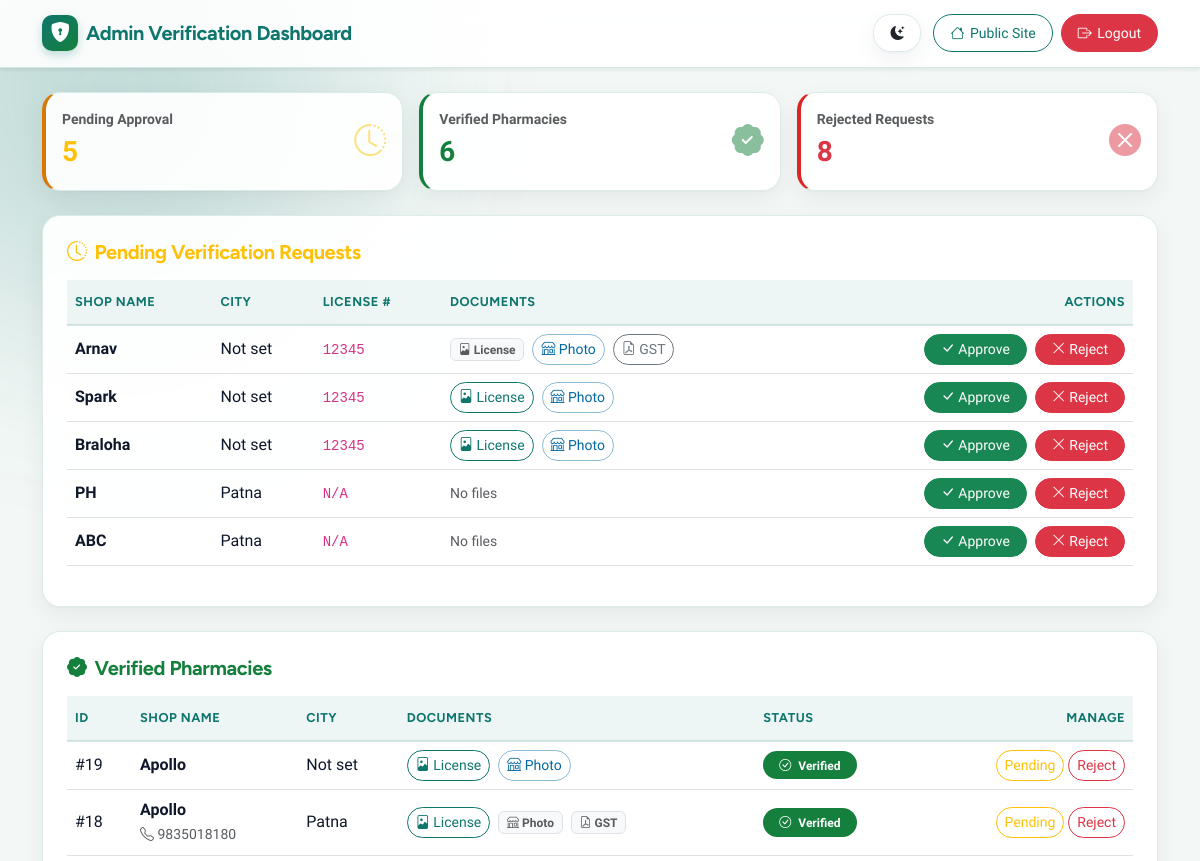
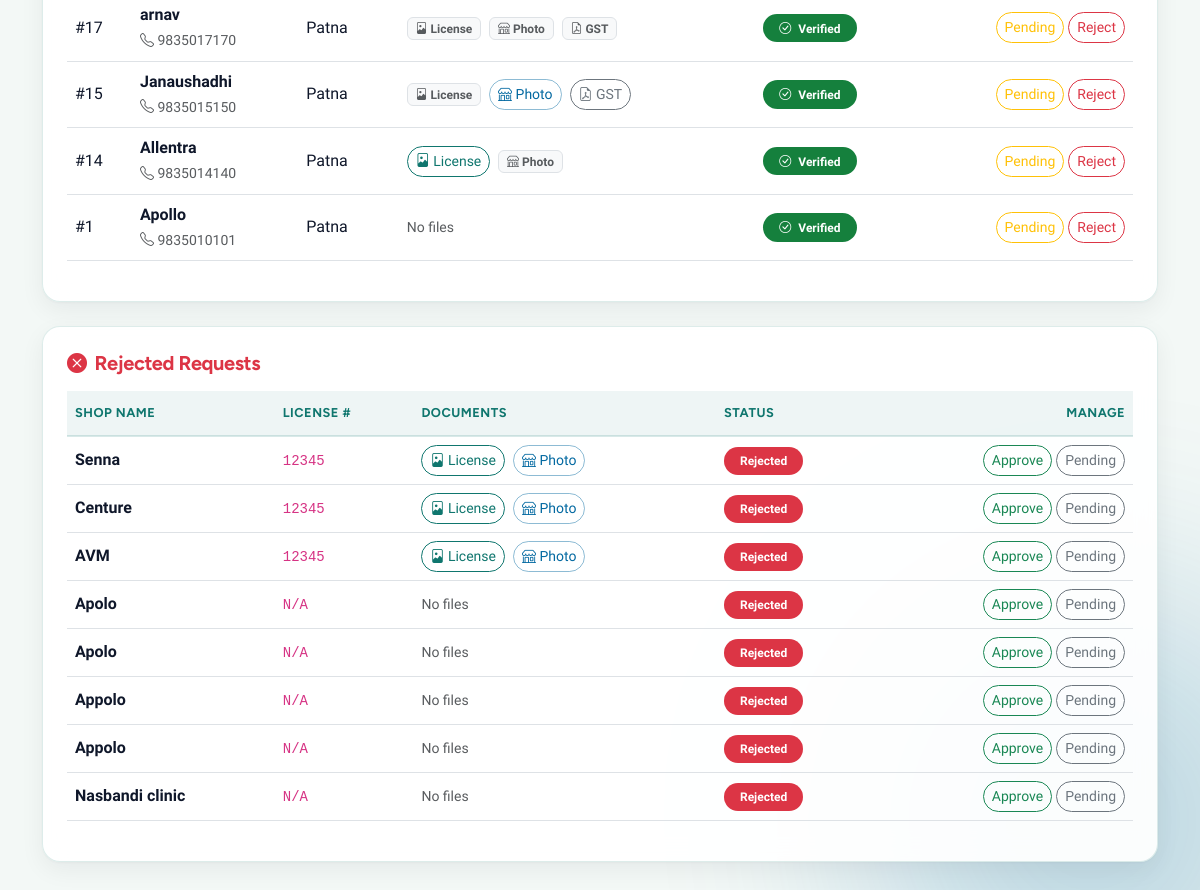
The app's page /admin/dashboard (signed in) with its own data (2 pictures, top to bottom).
### tables this page shows
CREATE TABLE shops 
                        (id INTEGER PRIMARY KEY, name TEXT, city TEXT, password TEXT, lat REAL, lng REAL, status TEXT DEFAULT 'Pending', license_number TEXT, license_image TEXT, gst_certificate TEXT, shop_photo TEXT, phone TEXT DEFAULT '', opening_hours TEXT DEFAULT '', address TEXT DEFAULT '', created_at TEXT);

### app.py (the view)
@app.route("/admin/dashboard")
def admin_dashboard():
    if not session.get("admin"):
        return redirect("/admin")
    db = get_db()
    pending = db.execute("SELECT * FROM shops WHERE status = 'Pending' ORDER BY id DESC").fetchall()
    verified = db.execute("SELECT * FROM shops WHERE status = 'Verified' ORDER BY id DESC").fetchall()
    rejected = db.execute("SELECT * FROM shops WHERE status = 'Rejected' ORDER BY id DESC").fetchall()
    upload_dir = app.config["UPLOAD_FOLDER"]
    existing_uploads = set(os.listdir(upload_dir)) if os.path.isdir(upload_dir) else set()
    return render_template(
        "admin_dashboard.html",
        pending=pending,
        verified=verified,
        rejected=rejected,
        existing_uploads=existing_uploads,
    )

### app.py (called while the page is built, shortened)
def get_active_postgres_url():
    if app.config.get("TESTING") and not app.config.get("POSTGRES_URL"):
        return None
    url = (
        app.config.get("POSTGRES_URL")
        or os.environ.get("SUPABASE_DB_URL")
        or os.environ.get("MEDIFINDER_POSTGRES_URL")
        or os.environ.get("DATABASE_URL")
        or ""
    ).strip()
    if url.startswith("postgres://"):
        url = "postgresql://" + url[len("postgres://"):]
    return url if url.startswith("postgresql://") else None

def _connect_sqlite(db_path):
    conn = sqlite3.connect(db_path)
    conn.row_factory = sqlite3.Row
    conn.execute("PRAGMA foreign_keys = ON;")
    return conn

def get_db():
    pg_url = get_active_postgres_url()
    db_path = app.config.get("DATABASE") or DEFAULT_DB_PATH
    if has_app_context():
        conn = getattr(g, "_database", None)
        if conn is None or getattr(g, "_database_path", None) != db_path:
            if conn is not None:
                conn.close()
            conn = _connect_sqlite(db_path)
            if db_path not in _initialized_dbs:
                ensure_schema(conn)
                _initialized_dbs.add(db_path)
            g._database = conn
            g._database_path = db_path
        return conn
    conn = _connect_sqlite(db_path)
    if db_path not in _initialized_dbs:
        ensure_schema(conn)
        _initialized_dbs.add(db_path)
    return conn

@app.teardown_appcontext
def close_db_connection(_exception):
    conn = getattr(g, "_database", None)
    if conn is not None:
        conn.close()
        g._database = None

def get_csrf_token():
    token = session.get("_csrf_token")
    if not token:
        token = secrets.token_hex(16)
        session["_csrf_token"] = token
    return token

@app.before_request
def enforce_request_integrity():
    if request.method not in ("POST", "PUT", "PATCH", "DELETE"):
        return None

@app.after_request
def apply_iframe_and_freshness_headers(response):
    if request.is_secure or request.headers.get("X-Forwarded-Proto", "").startswith("https"):
        cookies = response.headers.getlist("Set-Cookie")
    if (
        request.path.startswith("/api/")
        or request.path.startswith("/static/js/")
        or request.path.startswith("/static/css/")
        or response.mimetype == "text/html"
    ):
        response.headers["Cache-Control"] = "no-store, no-cache, must-revalidate, max-age=0"
    return response

### templates/admin_dashboard.html (shortened to what this page needs)
<!DOCTYPE html>
<html lang="en">
<head>
    <link rel="stylesheet" href="https://cdn.jsdelivr.net/npm/bootstrap@5.3.0/dist/css/bootstrap.min.css">
    <link rel="stylesheet" href="https://cdn.jsdelivr.net/npm/bootstrap-icons@1.10.5/font/bootstrap-icons.css">
    <link rel="stylesheet" href="/static/css/style.css?v=20261123-14">
</head>
<body class="ambient-bg pb-5">
<nav class="navbar navbar-expand-lg glass-nav sticky-top mb-4 shadow-sm">
    <div class="container">
        <span class="navbar-brand fw-bold text-primary d-inline-flex align-items-center gap-2">
            <span class="brand-mark-badge" aria-hidden="true"><i class="bi bi-shield-lock-fill"></i></span>
            <span>Admin Verification Dashboard</span>
        </span>
        <div class="d-flex flex-wrap align-items-center gap-2">
            <button type="button" class="btn btn-sm glass-card nav-action-btn px-3 rounded-pill me-1" onclick="toggleTheme()" title="Toggle Theme" aria-label="Toggle color theme">
                <i id="theme-toggle-icon" class="bi bi-moon-stars-fill text-dark" aria-hidden="true"></i>
            </button>
            <a href="/" class="btn btn-outline-primary btn-sm nav-action-btn rounded-pill px-3"><i class="bi bi-house" aria-hidden="true"></i> <span>Public Site</span></a>
            <a href="/admin/logout" class="btn btn-danger btn-sm nav-action-btn rounded-pill px-3"><i class="bi bi-box-arrow-right" aria-hidden="true"></i> <span>Logout</span></a>
        </div>
    </div>
</nav>
<div class="container">
    <div class="row g-3 mb-4">
        <div class="col-md-4">
            <div class="card glass-card kpi-stat-card kpi-warning p-3">
                <div class="d-flex justify-content-between align-items-center">
                    <div>
                        <small class="text-muted fw-semibold d-block">Pending Approval</small>
                        <div class="fs-3 fw-bold text-warning tabular-nums">{{ pending|length }}</div>
                    </div>
                    <i class="bi bi-clock-history fs-2 text-warning opacity-50" aria-hidden="true"></i>
                </div>
            </div>
        </div>
        <div class="col-md-4">
            <div class="card glass-card kpi-stat-card kpi-success p-3">
                <div class="d-flex justify-content-between align-items-center">
                    <div>
                        <small class="text-muted fw-semibold d-block">Verified Pharmacies</small>
                        <div class="fs-3 fw-bold text-success tabular-nums">{{ verified|length }}</div>
                    </div>
                    <i class="bi bi-patch-check-fill fs-2 text-success opacity-50" aria-hidden="true"></i>
                </div>
            </div>
        </div>
        <div class="col-md-4">
            <div class="card glass-card kpi-stat-card kpi-danger p-3">
                <div class="d-flex justify-content-between align-items-center">
                    <div>
                        <small class="text-muted fw-semibold d-block">Rejected Requests</small>
                        <div class="fs-3 fw-bold text-danger tabular-nums">{{ rejected|length }}</div>
                    </div>
                    <i class="bi bi-x-circle-fill fs-2 text-danger opacity-50" aria-hidden="true"></i>
                </div>
            </div>
        </div>
    </div>
    {% macro render_docs(shop) -%}
        {% if shop.license_image %}
            {% if existing_uploads is defined and shop.license_image in existing_uploads %}
                <a href="/uploads/{{ shop.license_image }}" target="_blank" class="btn btn-sm btn-outline-primary rounded-pill me-1"><i class="bi bi-file-image"></i> License</a>
            {% else %}
                <span class="badge bg-light text-muted border me-1" title="Legacy file not on disk"><i class="bi bi-file-image"></i> License</span>
            {% endif %}
        {% endif %}
        {% if shop.shop_photo %}
            {% if existing_uploads is defined and shop.shop_photo in existing_uploads %}
                <a href="/uploads/{{ shop.shop_photo }}" target="_blank" class="btn btn-sm btn-outline-info rounded-pill me-1"><i class="bi bi-shop"></i> Photo</a>
            {% else %}
                <span class="badge bg-light text-muted border me-1" title="Legacy file not on disk"><i class="bi bi-shop"></i> Photo</span>
            {% endif %}
        {% endif %}
        {% if shop.gst_certificate %}
            {% if existing_uploads is defined and shop.gst_certificate in existing_uploads %}
                <a href="/uploads/{{ shop.gst_certificate }}" target="_blank" class="btn btn-sm btn-outline-secondary rounded-pill"><i class="bi bi-file-earmark-pdf"></i> GST</a>
            {% else %}
                <span class="badge bg-light text-muted border" title="Legacy file not on disk"><i class="bi bi-file-earmark-pdf"></i> GST</span>
            {% endif %}
        {% endif %}
        {% if not shop.license_image and not shop.shop_photo and not shop.gst_certificate %}
            <small class="text-muted">No files</small>
        {% endif %}
    {%- endmacro %}
    <div class="card glass-card p-4 mb-4">
        <h5 class="fw-bold text-warning mb-3"><i class="bi bi-clock-history me-2"></i>Pending Verification Requests</h5>
        <div class="table-responsive">
            <table class="table table-glass align-middle">
                <thead>
                    <tr>
                        <th>Shop Name</th>
                        <th>City</th>
                        <th>License #</th>
                        <th>Documents</th>
                        <th class="text-end">Actions</th>
                    </tr>
                </thead>
                <tbody>
                    {% for shop in pending %}
                    <tr>
                        <td>
                            <div class="fw-bold">{{ shop.name }}</div>
                        </td>
                        <td>{{ shop.city or 'Not set' }}</td>
                        <td><code>{{ shop.license_number or 'N/A' }}</code></td>
                        <td>{{ render_docs(shop) }}</td>
                        <td class="text-end">
                            <form action="/approve/{{ shop.id }}" method="POST" class="d-inline m-0">
                                <button type="submit" class="btn btn-success btn-sm rounded-pill px-3 me-1"><i class="bi bi-check-lg"></i> Approve</button>
                            </form>
                            <form action="/reject/{{ shop.id }}" method="POST" class="d-inline m-0">
                                <button type="submit" class="btn btn-danger btn-sm rounded-pill px-3"><i class="bi bi-x-lg"></i> Reject</button>
                            </form>
                        </td>
                    </tr>
                    {% else %}
                    <tr>
                        <td colspan="5" class="text-center py-4 text-muted">No pending store verifications.</td>
                    </tr>
                    {% endfor %}
                </tbody>
            </table>
        </div>
    </div>
    <div class="card glass-card p-4 mb-4">
        <h5 class="fw-bold text-success mb-3"><i class="bi bi-patch-check-fill me-2"></i>Verified Pharmacies</h5>
        <div class="table-responsive">
            <table class="table table-glass align-middle">
                <thead>
                    <tr>
                        <th>ID</th>
                        <th>Shop Name</th>
                        <th>City</th>
                        <th>Documents</th>
                        <th>Status</th>
                        <th class="text-end">Manage</th>
                    </tr>
                </thead>
                <tbody>
                    {% for shop in verified %}
                    <tr>
                        <td>#{{ shop.id }}</td>
                        <td>
                            <div class="fw-bold">{{ shop.name }}</div>
                            {% if shop.phone %}<small class="text-muted"><i class="bi bi-telephone"></i> {{ shop.phone }}</small>{% endif %}
                        </td>
                        <td>{{ shop.city or 'Not set' }}</td>
                        <td>{{ render_docs(shop) }}</td>
                        <td><span class="badge bg-success rounded-pill px-3 py-2"><i class="bi bi-check-circle me-1"></i> Verified</span></td>
                        <td class="text-end">
                            <form action="/pending/{{ shop.id }}" method="POST" class="d-inline m-0">
                                <button type="submit" class="btn btn-outline-warning btn-sm rounded-pill px-2" title="Move back to Pending">Pending</button>
                            </form>
                            <form action="/reject/{{ shop.id }}" method="POST" class="d-inline m-0" onsubmit="return confirm('Revoke verification for this pharmacy?');">
                                <button type="submit" class="btn btn-outline-danger btn-sm rounded-pill px-2" title="Suspend / Reject">Reject</button>
                            </form>
                        </td>
                    </tr>
                    {% else %}
                    <tr>
                        <td colspan="6" class="text-center py-3 text-muted">No verified pharmacies yet.</td>
                    </tr>
                    {% endfor %}
                </tbody>
            </table>
        </div>
    </div>
    <div class="card glass-card p-4">
        <h5 class="fw-bold text-danger mb-3"><i class="bi bi-x-circle-fill me-2"></i>Rejected Requests</h5>
        <div class="table-responsive">
            <table class="table table-glass align-middle">
                <thead>
                    <tr>
                        <th>Shop Name</th>
                        <th>License #</th>
                        <th>Documents</th>
                        <th>Status</th>
                        <th class="text-end">Manage</th>
                    </tr>
                </thead>
                <tbody>
                    {% for shop in rejected %}
                    <tr>
                        <td class="fw-bold">{{ shop.name }}</td>
                        <td><code>{{ shop.license_number or 'N/A' }}</code></td>
                        <td>{{ render_docs(shop) }}</td>
                        <td><span class="badge bg-danger rounded-pill px-3 py-2">Rejected</span></td>
                        <td class="text-end">
                            <form action="/approve/{{ shop.id }}" method="POST" class="d-inline m-0">
                                <button type="submit" class="btn btn-outline-success btn-sm rounded-pill px-2">Approve</button>
                            </form>
                            <form action="/pending/{{ shop.id }}" method="POST" class="d-inline m-0">
                                <button type="submit" class="btn btn-outline-secondary btn-sm rounded-pill px-2">Pending</button>
                            </form>
                        </td>
                    </tr>
                    {% else %}
                    <tr>
                        <td colspan="5" class="text-center py-3 text-muted">No rejected requests.</td>
                    </tr>
                    {% endfor %}
                </tbody>
            </table>
        </div>
    </div>
</div>
</body>
</html>

### records on screen
shops: name "Arnav", city "Not set", license_number "12345", shows "License"
shops: name "Spark", city "Not set", license_number "12345"
shops: name "Braloha", city "Not set", license_number "12345"
shops: name "PH", city "Patna", license_number "N/A"
shops: name "ABC", city "Patna", license_number "N/A"
shops: id "19", name "Apollo", city "Not set"
shops: id "18", name "Apollo", phone "9835018180", city "Patna", shop_photo "Photo", gst_certificate "GST"
shops: id "17", name "arnav", phone "9835017170", city "Patna", shows "License", shows "Photo", shows "GST"
shops: id "15", name "Janaushadhi", phone "9835015150", city "Patna", shows "License"
shops: id "14", name "Allentra", phone "9835014140", city "Patna", shows "Photo"
shops: id "1", name "Apollo", phone "9835010101", city "Patna"
shops: name "Senna", license_number "12345"
shops: name "Centure", license_number "12345"
shops: name "AVM", license_number "12345"
shops: name "Apolo", license_number "N/A"
shops: name "Apolo", license_number "N/A"
shops: name "Appolo", license_number "N/A"
shops: name "Appolo", license_number "N/A"
shops: name "Nasbandi clinic", license_number "N/A"

### other values on screen
{{ pending|length }} "5"
{{ verified|length }} "6"
{{ rejected|length }} "8"
